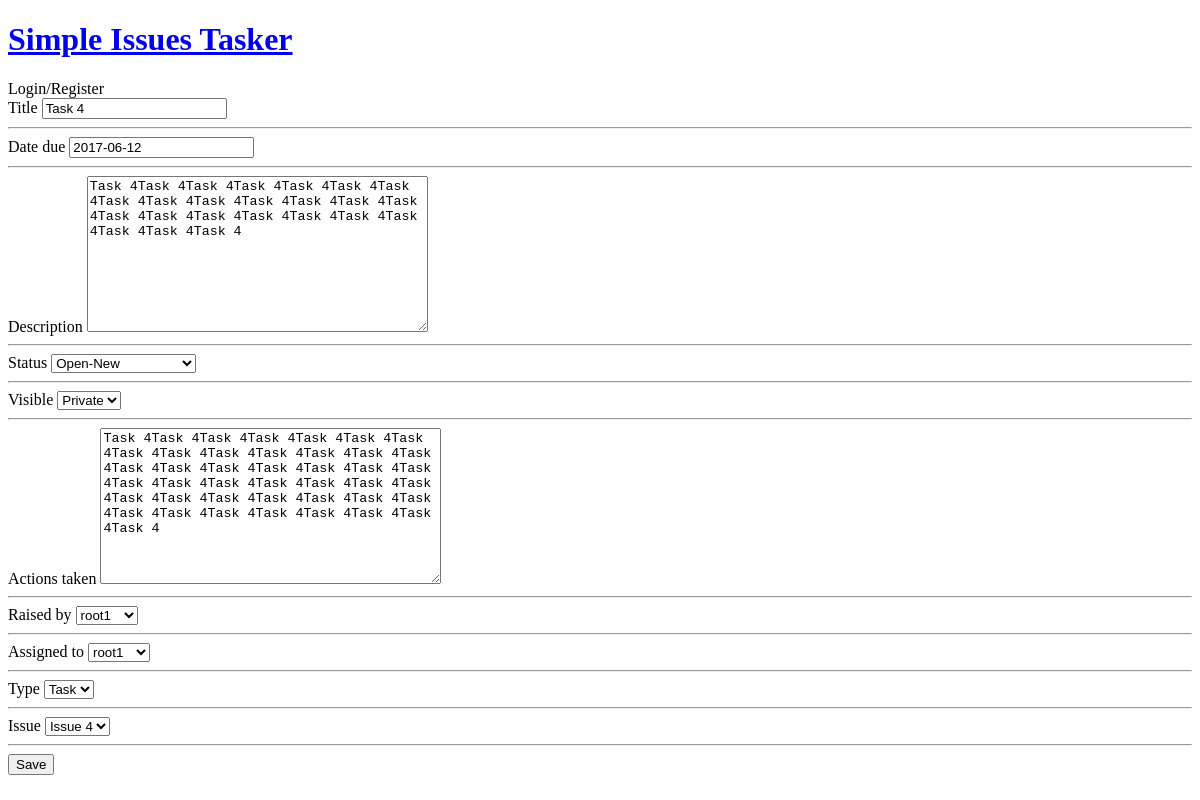
Page /update/task/4 on the earlier database version.
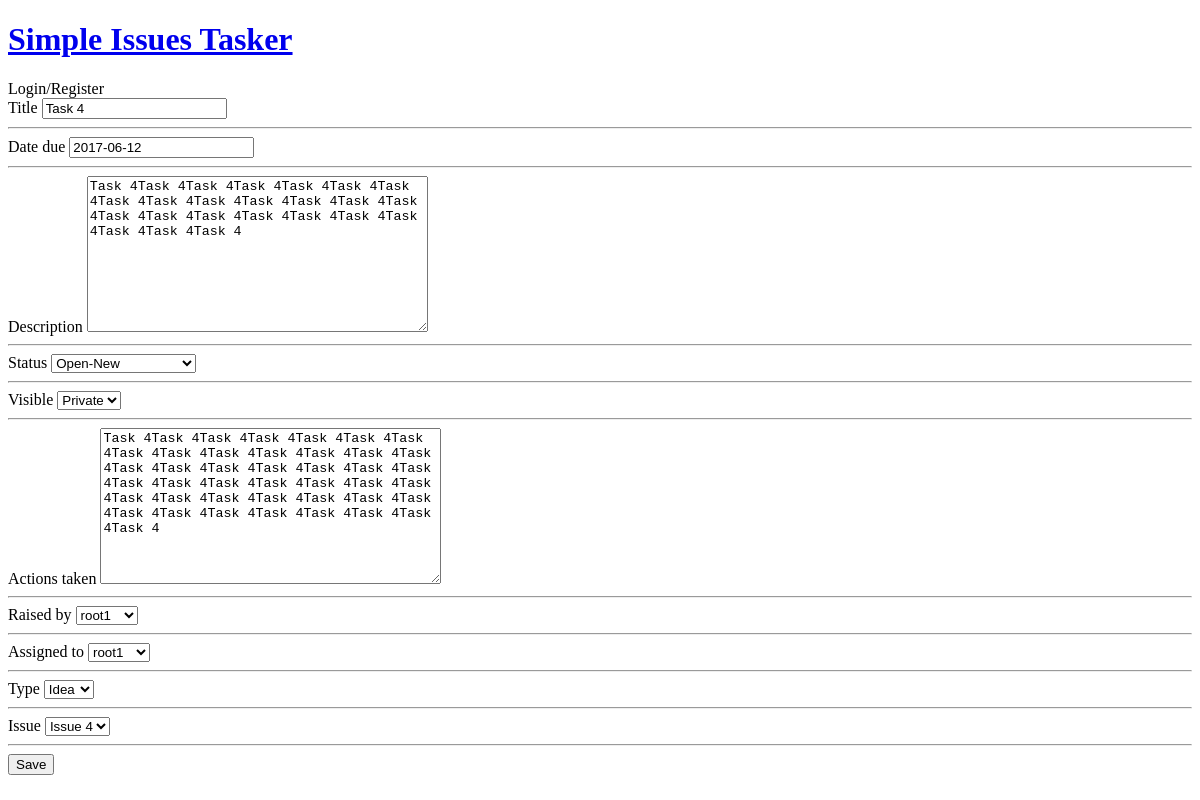
Same page on the later database version.
### si_tracker/models.py (models this page shows, shortened)
class Item(models.Model):
    class Meta:
        abstract = True
        ordering = ['-date_raised', '-id']
    statuses = (
        ('Open-New', 'Open-New'),
        ('In Progress', 'In Progress'),
        ('Closed-Resolved', 'Closed-Resolved'),
        ('Closed-NotResolved', 'Closed-NotResolved')
    )
    visibility = (
        ('Private', 'Private'),
        ('Public', 'Public')
    )
    type = "Item"
    title = models.CharField(max_length=150, verbose_name="Title")
    date_raised = models.DateField(auto_now_add=True, verbose_name="Date raised")
    date_due = models.DateField(blank=True, verbose_name="Date due")
    description = models.TextField(verbose_name="Description", max_length=5000)
    status = models.CharField(max_length=20, choices=statuses, default=statuses[0], verbose_name="Status")
    visible = models.CharField(max_length=10, default=visibility[1], choices=visibility, verbose_name="Visible")
    actions_taken = models.TextField(max_length=5000, verbose_name="Actions taken")
    def __str__(self):
        return self.title

class Task(Item):
    types = (('Task', 'Task'), ('Idea', 'Idea'))
    raised_by = models.ForeignKey(User, verbose_name="Raised by", related_name='Task')
    assigned_to = models.ForeignKey(User, verbose_name="Assigned to")
    type = models.CharField(max_length=10, choices=types, default=types[0], verbose_name="Type")
    issue = models.ForeignKey(Issue, verbose_name='Issue')

### si_tracker/views.py (the view)
# urls.py: url(r'^new/(?P<type>[\w\-]+)/$', views.item_create_update, name='new_item'),
def item_create_update(req, type='', item=''):
    args = dict()
    args['type'] = type
    if type == 'issue':
        Item = Issue
        Form = IssueForm
    elif type == 'task':
        Item = Task
        Form = TaskForm
    else:
        return Http404()
    if item:
        _item = get_object_or_404(Item, id=item)
        args['item'] = _item.id
    else:
        _item = None
        args['item'] = None
    if req.method == 'POST':
        form = Form(req.POST, instance=_item)
        if form.is_valid():
            _item = form.save(commit=False)
            form.save()
            return redirect(_item.get_absolute_url())
        else:
            args['form'] = form
    else:
        args['form'] = Form(instance=_item)
    return render(req, 'item_form/index.html', args)

### si_tracker/forms.py
class TaskForm(forms.ModelForm):
    class Meta:
        model = Task
        exclude = []

### si_tracker/templates/item_form/index.html (shortened to what this page needs)
{% extends 'base.html' %}
{% block content %}
    <form action="
    {% if item %}
        {% url 'tracker:update_item' type item %}
    {% else %}
        {% url 'tracker:new_item' type %}
    {% endif %}
    " method="post">
        {% for field in form %}
            {{ field.label }}
            {{ field }}
            <hr>
        {% endfor %}
        <input type="submit" value="Save">
    </form>
{% endblock %}

Differences in the rows shown:
changed Task "Task 4": type "Task" → "Idea"
